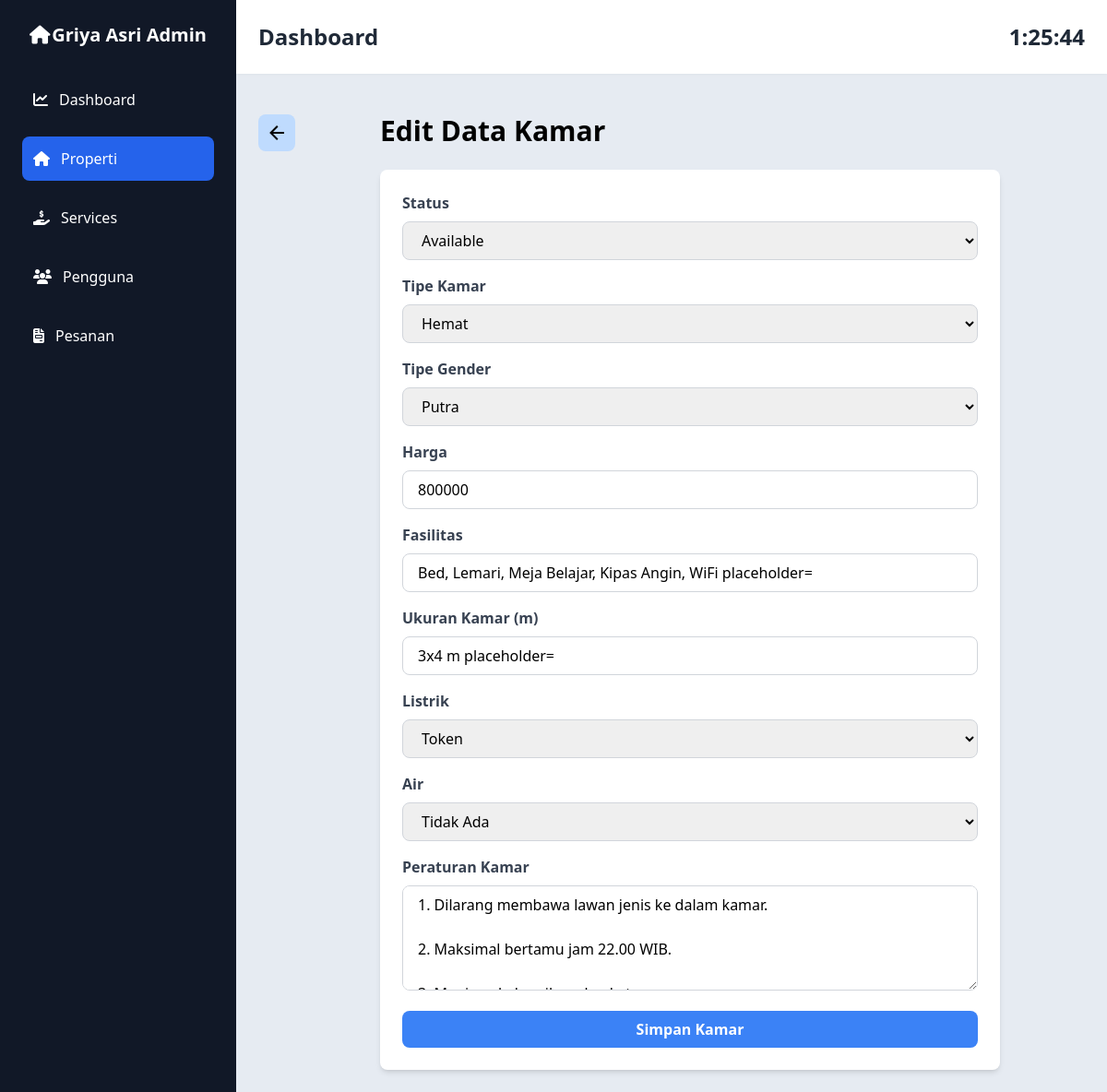
/admin/edit-properti.php?id=1, run on an earlier commit of the app's database.
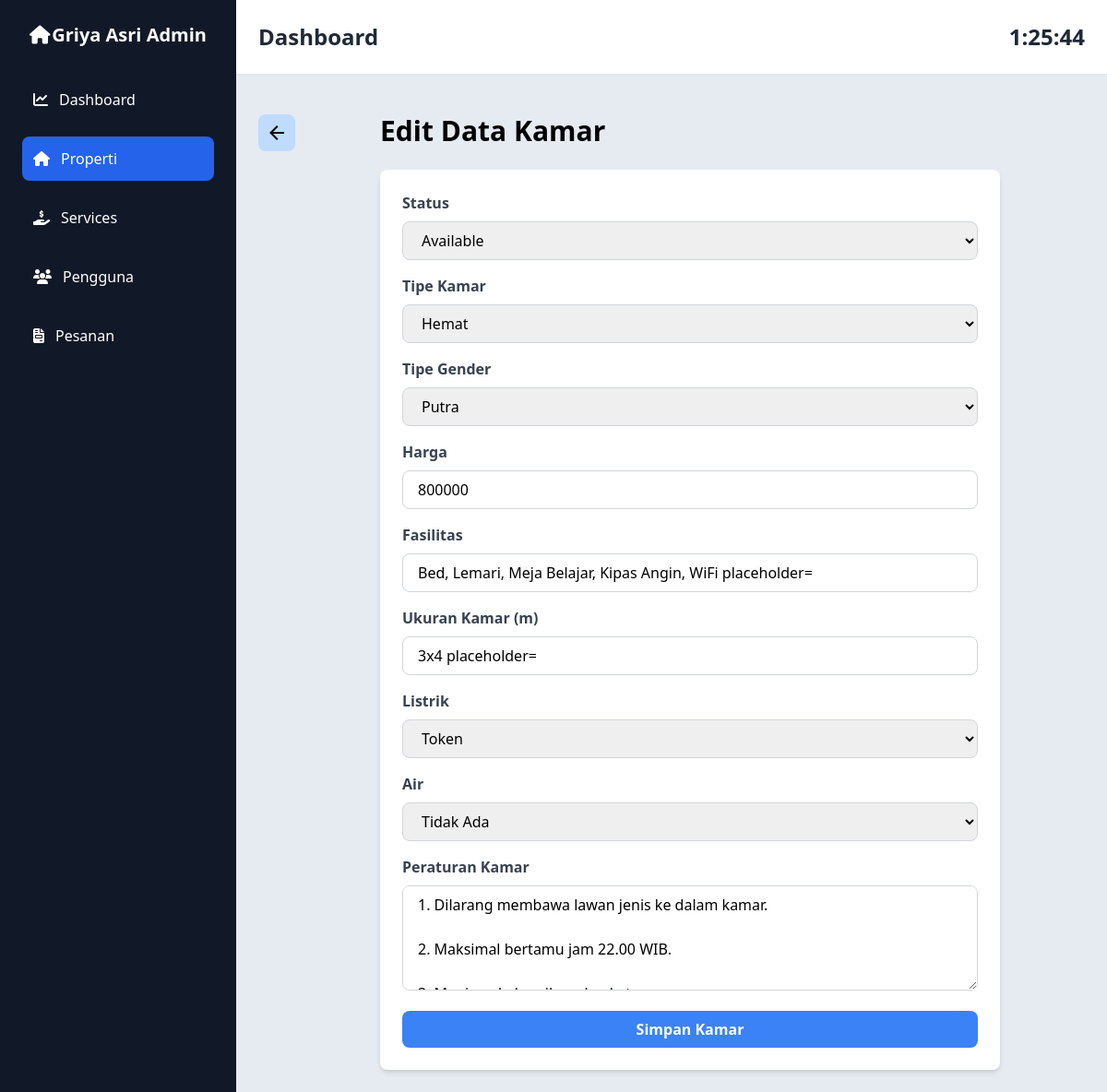
And on a later commit of the database.
### tables this page shows
CREATE TABLE `rooms` (
  `id` bigint(20) UNSIGNED NOT NULL,
  `room_type_id` bigint(20) UNSIGNED NOT NULL,
  `room_number` varchar(255) NOT NULL,
  `gender_type` enum('Putra','Putri') NOT NULL,
  `price` int(11) NOT NULL,
  `rating` decimal(2,1) NOT NULL DEFAULT 0.0,
  `facilities` text NOT NULL,
  `area_size` varchar(255) NOT NULL,
  `is_electric_included` tinyint(1) NOT NULL DEFAULT 0,
  `is_water_included` tinyint(1) NOT NULL DEFAULT 1,
  `room_rules` text NOT NULL,
  `status` enum('available','occupied','maintenance') NOT NULL DEFAULT 'available',
  `created_at` timestamp NULL DEFAULT NULL,
  `updated_at` timestamp NULL DEFAULT NULL
);

### admin/edit-properti.php (the view, shortened to what this page needs)
<?php
include '../config/database.php';
$id = $_GET['id'];
$stmt = $conn->prepare("SELECT * FROM rooms WHERE id = ?");
$stmt->bind_param("i", $id);
$stmt->execute();
$result = $stmt->get_result();
$data = $result->fetch_assoc();
?>
<div class="container mt-5">
    <div class="flex justify-between">
        <div class="backbtn">
            <a href="list-properti.php">
                <div class="bg-blue-200 rounded-lg p-2">
                    <svg xmlns="http://www.w3.org/2000/svg" width="24" height="24" viewBox="0 0 24 24">
                        <path fill="currentColor" d="M20 11v2H8l5.5 5.5l-1.42 1.42L4.16 12l7.92-7.92L13.5 5.5L8 11z" />
                    </svg>
                </div>
            </a>
        </div>
        <div class="w-full max-w-2xl">
            <h2 class="text-3xl font-bold mb-6">Edit Data Kamar</h2>
            <form method="POST" action="" class="bg-white shadow-md rounded-lg p-6">
                <div class="mb-4">
                    <label class="block text-gray-700 font-semibold mb-2">Status</label>
                    <select class="w-full px-4 py-2 border border-gray-300 rounded-lg focus:outline-none focus:ring-2 focus:ring-blue-500" name="status" required>
                        <option value="available" <?= $data['status'] == 'available' ? 'selected' : '' ?>>Available</option>
                    </select>
                </div>
                <div class="mb-4">
                    <label class="block text-gray-700 font-semibold mb-2">Tipe Kamar</label>
                    <select class="w-full px-4 py-2 border border-gray-300 rounded-lg focus:outline-none focus:ring-2 focus:ring-blue-500" name="room_type_id" required>
                        <option value="1" <?= $data['room_type_id'] == 1 ? 'selected' : '' ?>>Hemat</option>
                    </select>
                </div>
                <div class="mb-4">
                    <label class="block text-gray-700 font-semibold mb-2">Tipe Gender</label>
                    <select class="w-full px-4 py-2 border border-gray-300 rounded-lg focus:outline-none focus:ring-2 focus:ring-blue-500" name="gender_type" required>
                        <option value="Putra" <?= $data['gender_type'] == 'Putra' ? 'selected' : '' ?>>Putra</option>
                    </select>
                </div>
                <div class="mb-4">
                    <label class="block text-gray-700 font-semibold mb-2">Harga</label>
                    <input type="number" value="<?= $data['price'] ?>" placeholder="Contoh : 350000" class="w-full px-4 py-2 border border-gray-300 rounded-lg focus:outline-none focus:ring-2 focus:ring-blue-500" name="price" required>
                </div>
                <div class="mb-4">
                    <label class="block text-gray-700 font-semibold mb-2">Fasilitas</label>
                    <input type="text" value="<?= $data['facilities'] ?> placeholder=" Contoh : Bed, Lemari, Meja Belajar" class="w-full px-4 py-2 border border-gray-300 rounded-lg focus:outline-none focus:ring-2 focus:ring-blue-500" name="facilities" required>
                </div>
                <div class="mb-4">
                    <label class="block text-gray-700 font-semibold mb-2">Ukuran Kamar (m)</label>
                    <input type="text" value="<?= $data['area_size'] ?> placeholder=" Contoh : 4x6" class="w-full px-4 py-2 border border-gray-300 rounded-lg focus:outline-none focus:ring-2 focus:ring-blue-500" name="area_size" required>
                </div>
                <div class="mb-4">
                    <label class="block text-gray-700 font-semibold mb-2">Listrik</label>
                    <select class="w-full px-4 py-2 border border-gray-300 rounded-lg focus:outline-none focus:ring-2 focus:ring-blue-500" name="is_electric_included" required>
                        <option value="0" <?= $data['is_electric_included'] == 0 ? 'selected' : '' ?>>Token</option>
                    </select>
                </div>
                <div class="mb-4">
                    <label class="block text-gray-700 font-semibold mb-2">Air</label>
                    <select class="w-full px-4 py-2 border border-gray-300 rounded-lg focus:outline-none focus:ring-2 focus:ring-blue-500" name="is_water_included" required>
                        <option value="1" <?= $data['is_water_included'] == 1 ? 'selected' : '' ?>>Tidak Ada</option>
                    </select>
                </div>
                <div class="mb-4">
                    <label class="block text-gray-700 font-semibold mb-2">Peraturan Kamar</label>
                    <textarea class="w-full px-4 py-2 border border-gray-300 rounded-lg focus:outline-none focus:ring-2 focus:ring-blue-500" name="room_rules" rows="4"><?= $data['room_rules'] ?></textarea>
                </div>
                <button type="submit" class="w-full bg-blue-500 hover:bg-blue-600 text-white font-semibold py-2 px-4 rounded-lg transition duration-200">Simpan Kamar</button>
            </form>
        </div>
    </div>
</div>
<?php
include 'layouts/app.php';
?>

What changed in the data, as far as the page shows it:
changed rooms "Available": area_size "3x4 m placeholder=" → "3x4 placeholder="
